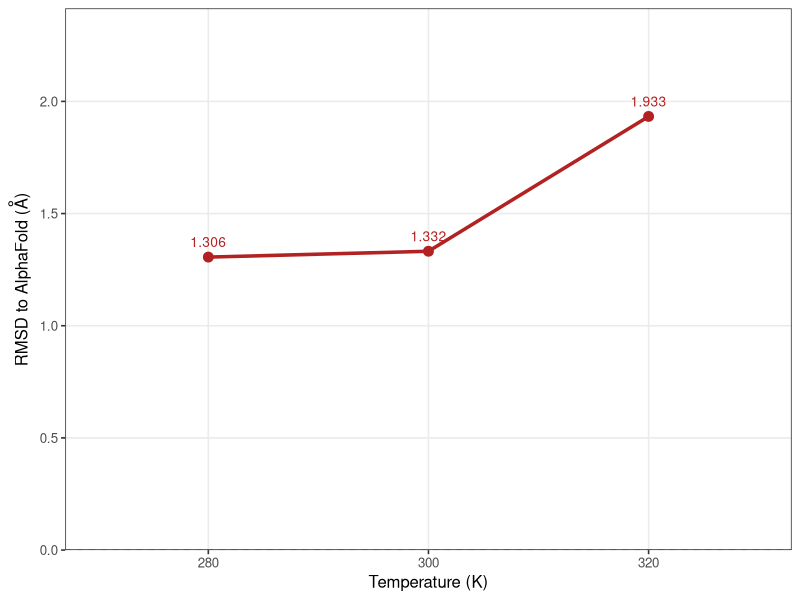

Reproduce this figure in R.
library(ggplot2)

df_rmsd <- read.csv("AF_RMSD.csv")

p_rmsd <- ggplot(df_rmsd, aes(x = Temperature, y = RMSD)) +
  geom_line(color = "firebrick", linewidth = 1.2) +
  geom_point(color = "firebrick", size = 3) +
  geom_text(aes(label = sprintf("%.3f", RMSD)),
            vjust = -1, size = 3.5, color = "firebrick") +
  geom_hline(yintercept = 0, linetype = "dashed", color = "gray50", alpha = 0.6) +
  labs(x = "Temperature (K)", y = expression("RMSD to AlphaFold (" * ring(A) * ")")) +
  scale_x_continuous(breaks = c(280, 300, 320), limits = c(270, 330)) +
  scale_y_continuous(limits = c(0, 2.3), expand = expansion(mult = c(0, 0.05))) +
  theme_bw(base_size = 12) +
  theme(
    panel.grid.minor = element_blank(),
    plot.title = element_text(face = "bold", hjust = 0.5)
  ) 

print(p_rmsd)
